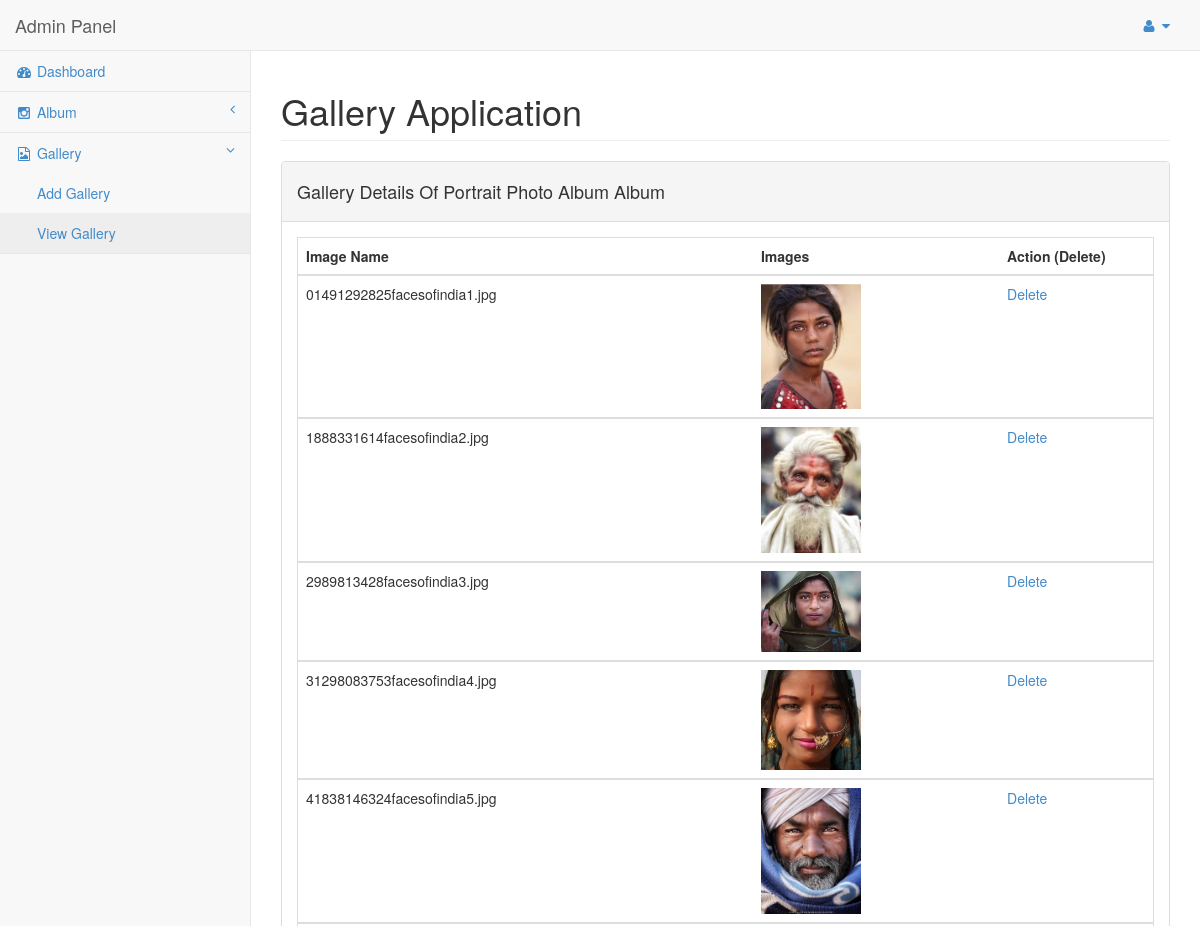
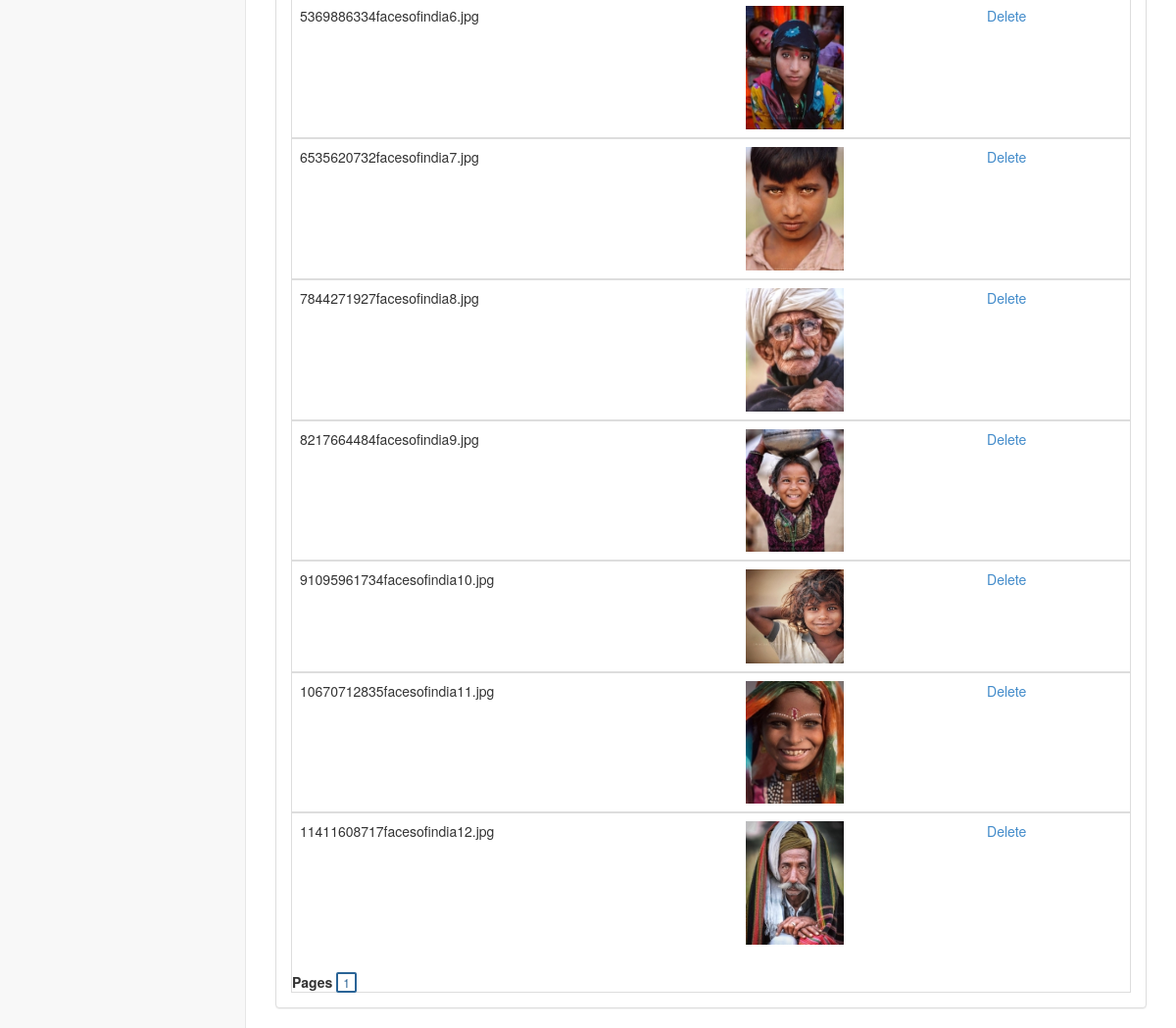
The app's page /gallery/admin/viewsgimages.php?ids=9 (signed in) with its own data (2 pictures, top to bottom).
### tables this page shows
CREATE TABLE `tbl_album` (
  `albumid` int(10) NOT NULL,
  `name` varchar(500) NOT NULL,
  `adesc` varchar(1000) NOT NULL,
  `image` varchar(500) NOT NULL,
  `date` datetime NOT NULL,
  `status` varchar(10) NOT NULL
);

CREATE TABLE `tbl_gallery` (
  `gid` int(10) NOT NULL,
  `aid` int(10) NOT NULL,
  `gname` varchar(1000) NOT NULL,
  `gimages` varchar(1000) NOT NULL,
  `date` datetime NOT NULL,
  `status` varchar(20) NOT NULL
);

### gallery/admin/viewsgimages.php (the view, shortened to what this page needs)
<?php session_start();
if(isset($_SESSION['uname']))
{
?>
<?php include "header1.php"; ?>
<?php include "menu/gmenu2.php"; ?>
<?php $asid=$_REQUEST['ids']; ?>
<div id="page-wrapper">
            <div class="row">
                <div class="col-lg-12">
                    <h1 class="page-header">Gallery Application</h1>
                </div>
            </div>
			<?php
				include"connect.php";
            $sqlq = "select name from tbl_album where status='process' and albumid='$asid' ";
			$rs_result1 = mysqli_query ($con,$sqlq);
while ($row = mysqli_fetch_assoc($rs_result1)) {
	?>
            <div class="row">
                <div class="col-lg-12">
                    <div class="panel panel-default">
                        <div class="panel-heading">
                          <h4>Gallery Details Of  <?php echo $row["name"]; ?> Album </h4>
                        </div>
<?php
}
?>
                        <div class="panel-body">
                           <div class="table-responsive table-bordered">
                           <?php
if (isset($_GET["page"])) { $page = $_GET["page"]; } else { $page=1; };
$start_from = ($page-1) * 20;
$sql = "select * from tbl_gallery where status='process' and aid='$asid' ORDER BY gid ASC LIMIT $start_from, 20";
$rs_result = mysqli_query ($con,$sql);
?>
                                <table class="table">
<thead>
                                        <tr>
                                            <th>Image Name</th>
                                            <th>Images</th>
											<th colspan=2 width="18%">Action (Delete)</th>
                                        </tr>
                                    </thead>
<?php
while ($row = mysqli_fetch_assoc($rs_result)) {
?>
<tbody>
                                        <tr>
                                            <td><?php echo $row["gimages"]; ?></td>
                                            <td><img src="gcatch/<?php echo $row["gimages"]; ?>"  width="100px"/></td>
                                           <td><a href='gallerydelete.php?key1=<?php echo $row["gid"]; ?> && key2=<?php echo $row["aid"]; ?>'>Delete</a>
                                        </tr>
										</tbody>
<?php
};
?>
</table>
<strong>Pages  </strong>
<?php
$sql = "SELECT COUNT(aid) FROM tbl_gallery where aid='$asid' AND status='process'";
$rs_result = mysqli_query($con,$sql);
$row = mysqli_fetch_row($rs_result);
$total_records = $row[0];
$total_pages = ceil($total_records / 20);
for ($i=1; $i<=$total_pages; $i++) {
echo "<a href='viewsgimages.php?page=$i&ids=$asid' class='navigation_item selected_navigation_item'>".$i."</a> ";
};
?>
                                </div>
                                </div>
                            </div>
                        </div>
                    </div>
                </div>
            </div>
<?php
}
else
{
header("location:login.php");
}
?>
</body>
</html>

### gallery/admin/css/sb-admin-2.css (style rules this page uses)
body { background-color: #f8f8f8; }
#page-wrapper { padding: 0 15px; min-height: 568px; background-color: #fff; }
@media (min-width:768px) { #page-wrapper { position: inherit; margin: 0 0 0 250px; padding: 0 30px; border-left: 1px solid #e7e7e7; } }

### gallery/admin/viewsgimages.php (style rules this page uses)
.navigation_item { padding: 0px 5px; background: #fff; text-decoration: none; color: #e3e3e3 !important; font-size: 12px; border: 2px solid #e3e3e3; border-radius: 1px; -webkit-transition: all 0.2s linear; -moz-transition: all 0.2s linear; -ms-transition: all 0.2s linear; -o-transition: all 0.2s linear; }
.navigation_item:hover,.selected_navigation_item { border: 2px solid #2A6496; border-radius: 2px; color: #2A6496 !important; background: #fff; }

### records on screen
tbl_album: name "Portrait Photo Album"
tbl_gallery: gimages "01491292825facesofindia1.jpg", gimages (picture)
tbl_gallery: gimages "1888331614facesofindia2.jpg", gimages (picture)
tbl_gallery: gimages "2989813428facesofindia3.jpg", gimages (picture)
tbl_gallery: gimages "31298083753facesofindia4.jpg", gimages (picture)
tbl_gallery: gimages "41838146324facesofindia5.jpg", gimages (picture)
tbl_gallery: gimages "5369886334facesofindia6.jpg", gimages (picture)
tbl_gallery: gimages "6535620732facesofindia7.jpg", gimages (picture)
tbl_gallery: gimages "7844271927facesofindia8.jpg", gimages (picture)
tbl_gallery: gimages "8217664484facesofindia9.jpg", gimages (picture)
tbl_gallery: gimages "91095961734facesofindia10.jpg", gimages (picture)
tbl_gallery: gimages "10670712835facesofindia11.jpg", gimages (picture)
tbl_gallery: gimages "11411608717facesofindia12.jpg", gimages (picture)
